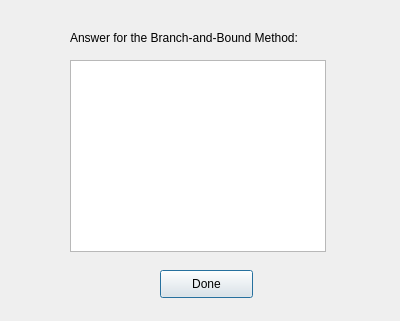
<?xml version="1.0" encoding="UTF-8"?>
<ui version="4.0">
 <class>BnBAnswer</class>
 <widget class="QDialog" name="BnBAnswer">
  <property name="geometry">
   <rect>
    <x>0</x>
    <y>0</y>
    <width>400</width>
    <height>321</height>
   </rect>
  </property>
  <property name="windowTitle">
   <string>Dialog</string>
  </property>
  <widget class="QLabel" name="label">
   <property name="geometry">
    <rect>
     <x>70</x>
     <y>30</y>
     <width>291</width>
     <height>16</height>
    </rect>
   </property>
   <property name="text">
    <string>Answer for the Branch-and-Bound Method:</string>
   </property>
  </widget>
  <widget class="QTextBrowser" name="textBrowser">
   <property name="geometry">
    <rect>
     <x>70</x>
     <y>60</y>
     <width>256</width>
     <height>192</height>
    </rect>
   </property>
  </widget>
  <widget class="QPushButton" name="BnBDoneButton">
   <property name="geometry">
    <rect>
     <x>160</x>
     <y>270</y>
     <width>93</width>
     <height>28</height>
    </rect>
   </property>
   <property name="text">
    <string>Done</string>
   </property>
  </widget>
 </widget>
 <resources/>
 <connections>
  <connection>
   <sender>BnBDoneButton</sender>
   <signal>clicked()</signal>
   <receiver>BnBAnswer</receiver>
   <slot>close()</slot>
   <hints>
    <hint type="sourcelabel">
     <x>216</x>
     <y>292</y>
    </hint>
    <hint type="destinationlabel">
     <x>305</x>
     <y>279</y>
    </hint>
   </hints>
  </connection>
 </connections>
</ui>
